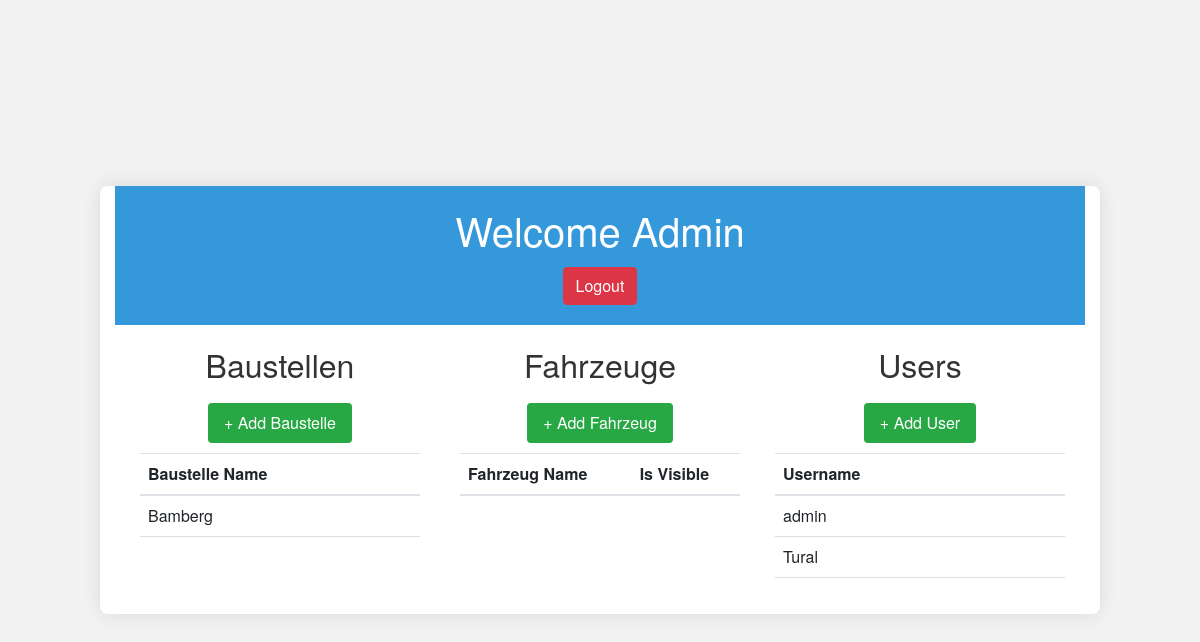
The page /adminView/ (signed in) on the database as committed earlier.
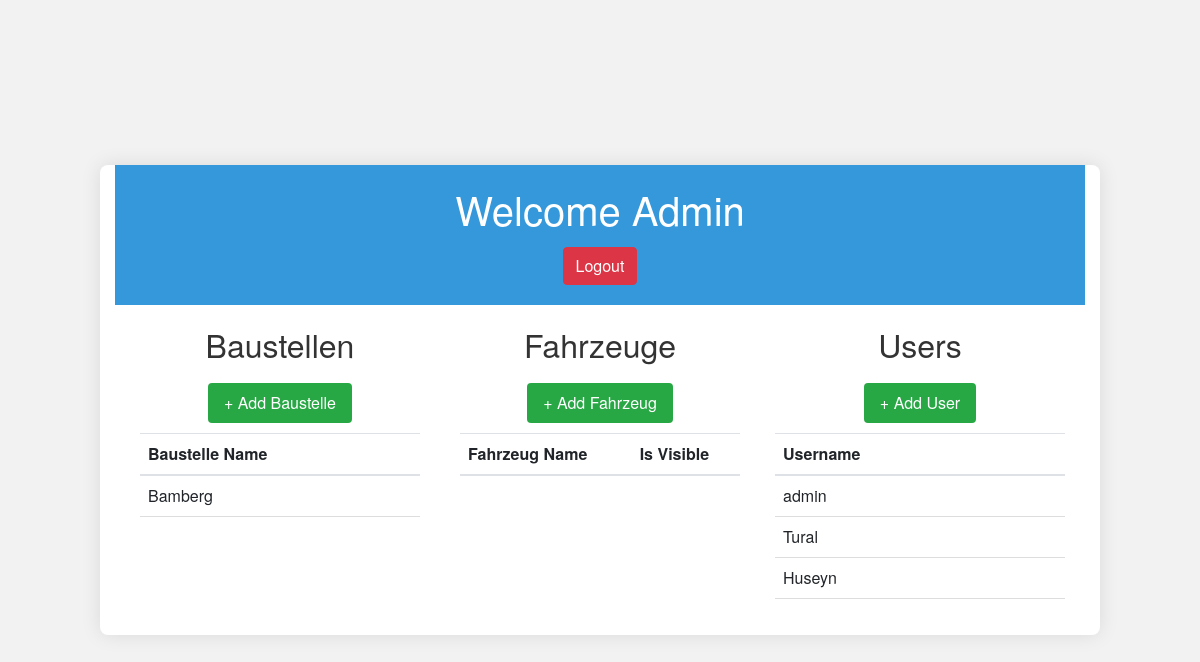
The same page on the database as committed later.
### myapp/models.py (models this page shows)
class newBaustelle(models.Model):
    baustelleName=models.CharField(max_length=30)
    def __str__(self):
        return self.baustelleName

class CustomUser(AbstractUser):
    age = models.IntegerField(null=True, blank=True)
    address = models.CharField(max_length=255, null=True, blank=True)
    pruefer = models.BooleanField(default=False)

### myapp/views.py (the view)
# urls.py: path('adminView/', views.adminView, name='admin_view'),
@login_required(login_url="/")
def adminView(request):
    baustellen_list = newBaustelle.objects.all()
    fahrzeugen_list = newFahrzeug.objects.all()  # Initially, no Fahrzeuge displayed
    user_list = CustomUser.objects.all()
    if request.method == 'POST':
        if 'baustelleName' in request.POST:
            baustelle_form = NewBaustelleForm(request.POST)
            if baustelle_form.is_valid():
                baustelle_form.save()
        elif 'fahrzeugName' in request.POST:
            fahrzeug_form = NewFahrzeugForm(request.POST)
            if fahrzeug_form.is_valid():
                hubzug = newHubzug()
                hubzugProtocol1 = ProtocolHubzugLiftingHost()
                hubzugProtocol1.save()
                hubzug.protocol1 = hubzugProtocol1
                hubzugProtocol2 = ProtocolHubzugLaufSeiltrommel()
                hubzugProtocol2.save()
                hubzug.protocol2 = hubzugProtocol2
                hubzugProtocol3 = ProtocolHubzugMassSeiltrommel()
                hubzugProtocol3.save()
                hubzug.protocol3 = hubzugProtocol3
                hubzug.save()
                fahrzeug_form = fahrzeug_form.save(commit=False)
                fahrzeug_form.hubzug = hubzug
                fahrzeug_form.save()
        elif 'username' in request.POST:
            username = request.POST.get('username')
            password = request.POST.get('password')
            first_name = request.POST.get('first_name')
            last_name = request.POST.get('last_name')
            email = request.POST.get('email')
            adresse = request.POST.get('adresse')
            pruefer = request.POST.get('pruefer')
            new_user = CustomUser(username=username)
            new_user.set_password(password)
            new_user.first_name = first_name
            new_user.last_name = last_name
            new_user.email = email
            new_user.address = adresse
            new_user.pruefer = pruefer
            new_user.save()
        return redirect('/adminView/')
    else:
        baustelle_form = NewBaustelleForm()
        fahrzeug_form = NewFahrzeugForm()
    context = {
        'baustellen_list': baustellen_list,
        'fahrzeug_list': fahrzeugen_list,
        'user_list': user_list,
        'baustelle_form': baustelle_form,
        'fahrzeug_form': fahrzeug_form
    }
    return render(request, "adminView.html", context)

### templates/adminView.html (shortened to what this page needs)
<!DOCTYPE html>
{% load static %}
<html lang="en">
<head>
    <link href="https://stackpath.bootstrapcdn.com/bootstrap/4.3.1/css/bootstrap.min.css" rel="stylesheet">
    <link rel="stylesheet" href="{% static 'myapp/adminView.css' %}">
</head>
<body>
    <div class="container-fluid">
        <header class="header">
            <h1>Welcome Admin</h1>
            <form action="{% url 'logout' %}" method="post" style="margin: 0;">
                <button type="submit" class="btn btn-danger">Logout</button>
            </form>
        </header>
        <div class="row">
            <div class="col-md-4 baustellen-panel">
                <h2>Baustellen</h2>
                <button class="btn btn-primary add-btn" data-toggle="modal" data-target="#addBaustelleModal">+ Add Baustelle</button>
                <table class="table">
                    <thead>
                        <tr>
                            <th>Baustelle Name</th>
                        </tr>
                    </thead>
                    <tbody>
                        {% for baustelle in baustellen_list %}
                        <tr data-baustelle-id="{{ baustelle.id }}" onclick="selectBaustelle(this, {{ baustelle.id }})">
                            <td>{{ baustelle.baustelleName }}</td>
                        </tr>
                        {% empty %}
                        <tr>
                            <td>No Baustellen found.</td>
                        </tr>
                        {% endfor %}
                    </tbody>
                </table>
            </div>
            <div class="col-md-4 fahrzeuge-panel">
                <h2>Fahrzeuge</h2>
                <button class="btn btn-primary add-btn" id="addFahrzeugBtn" data-toggle="modal" data-target="#addFahrzeugModal">+ Add Fahrzeug</button>
                <table class="table" id="fahrzeugTable">
                    <thead>
                        <tr>
                            <th>Fahrzeug Name</th>
                            <th>Is Visible</th>
                        </tr>
                    </thead>
                </table>
            </div>
            <div class="col-md-4 user-panel">
                <h2>Users</h2>
                <button class="btn btn-primary add-btn" data-toggle="modal" data-target="#addUserModal">+ Add User</button>
                <table class="table">
                    <thead>
                        <tr>
                            <th>Username</th>
                        </tr>
                    </thead>
                    <tbody>
                        {% for user in user_list %}
                        <tr>
                            <td>{{ user.username }}</td>
                        </tr>
                        {% empty %}
                        <tr>
                            <td>No Users found.</td>
                        </tr>
                        {% endfor %}
                    </tbody>
                </table>
            </div>
        </div>
    </div>
</body>
</html>

Rows that differ between the two databases and show on the page:
added CustomUser: username "Huseyn"
